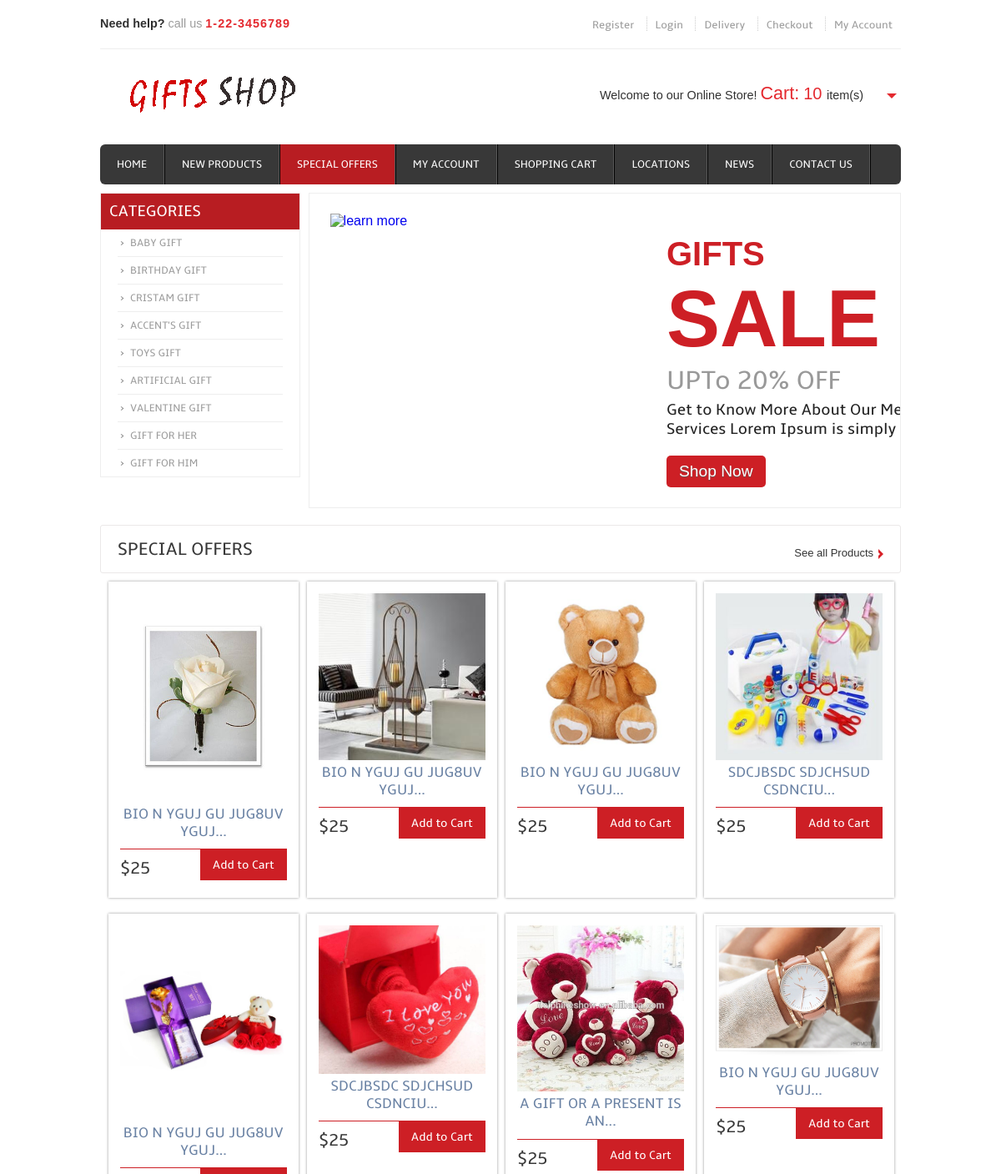
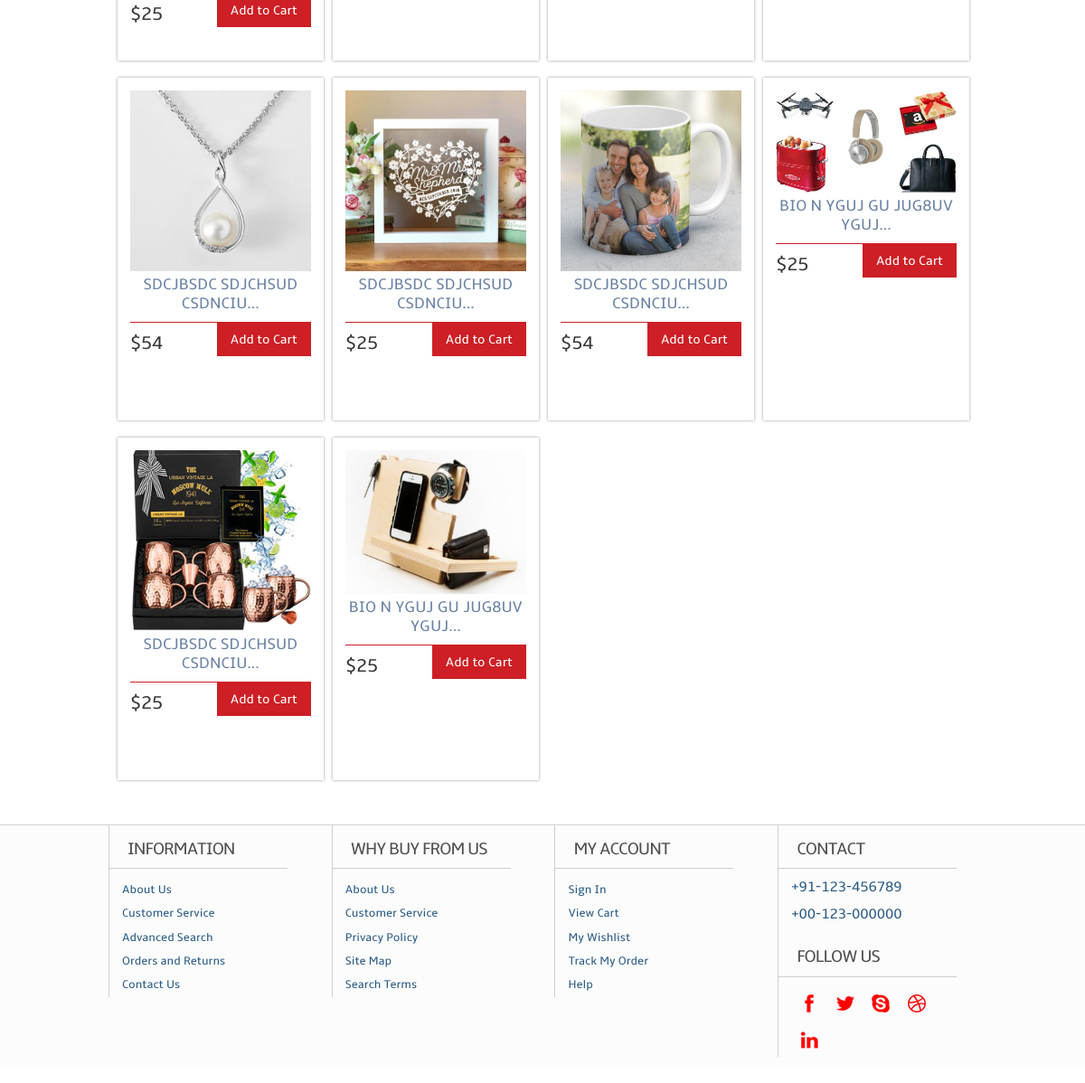
Screenshot of /specialoffer/ with the database file from the repository (2 pictures, top to bottom).
### mycart/models.py (models this page shows)
class Product(models.Model):
	GIFT_CHOICES = [
    ('babygift','BABYGIFT'),
    ('birthdaygift', 'BIRTHDAYGIFT'),
    ('accentsgift','ACCENTSGIFT'),
    ('cristamgift','CRISTAMGIFT'),
    ('toysgift','TOYSGIFT'),
    ('valentinegift','VALENTINEGIFT'),
    ('artificialgift','ARTIFICIALGIFT'),
    ('giftforher','GIFTFORHER'),
    ('giftforhim','GIFTFORHIM'),
]
	product_name = models.CharField(max_length=100,null=True)
	desc = models.CharField(max_length=1000,null=True)
	category = models.CharField(max_length=100, choices=GIFT_CHOICES,default='babygift')
	subcategory = models.CharField(max_length=100,null=True)
	price = models.IntegerField(null=True)
	Image = models.ImageField(upload_to="shop/images",null=True)
	pub_date = models.DateField()
	def __str__(self):
		return self.product_name

### mycart/views.py (the view)
# urls.py: path('specialoffer/', views.specialoffer,name='specialoffer'),
def specialoffer(request):
	car=Cart.objects.all()
	cart=car.count()
	pro=Product.objects.all()
	li=[]
	for i in pro:
		if i.price<100:
			li.append(i)
	print(li)
	return render(request,'specialoffer.html',{'li':cart,'list':li})

### templates/specialoffer.html (shortened to what this page needs)
{% extends 'base.html' %}
{% load static %}
{% block content %}
		<div class="menu">
	     		<ul>
	     			<li><a href="/">Home</a></li>
			    	<li><a href="{% url 'newproducts' %}">New Products</a></li>
			    	<li class="active"><a href="{% url 'specialoffer' %}">Special Offers</a></li>
			    	<li><a href="{% url 'myaccount' %}">My Account</a></li>
			    	<li><a href="{% url 'cartitems' %}">Shopping Cart</a></li>
			    	<li><a href="{% url 'location' %}">Locations</a></li>
			    	<li><a href="{% url 'news' %}">News</a></li>
			    	<li><a href="{% url 'contact' %}">Contact Us</a></li>
     			</ul>
	     </div>
	     </div>
	     	<div class="header_slide">
			<div class="header_bottom_left">
				<div class="categories">
				  <ul>
				  	<h3>Categories</h3>
				       <li><a href="{% url 'babygift' %}">Baby Gift</a></li>
				      <li><a href="{% url 'birthdaygift' %}">Birthday Gift</a></li>
				      <li><a href="{% url 'cristamgift' %}">Cristam Gift</a></li>
				      <li><a href="{% url 'accentsgift' %}">Accent's Gift</a></li>
				      <li><a href="{% url 'toysgift' %}">Toys Gift</a></li>
				       <li><a href="{% url 'artificialgift' %}">Artificial Gift</a></li>
				       <li><a href="{% url 'valentinegift' %}">Valentine Gift</a></li>
				       <li><a href="{% url 'giftforher' %}">Gift For Her</a></li>
				       <li><a href="{% url 'giftforhim' %}">Gift For Him</a></li>
				  </ul>
				</div>
	  	     </div>
					 <div class="header_bottom_right">
					 	 <div class="slider">
							 <div id="slider">
			                    <div id="mover">
			                    	<div id="slide-1" class="slide">
									 <div class="slider-img">
									     <a href="preview.html"><img src="{% static 'images/gift2.png' %}" alt="learn more" /></a>
									  </div>
						             	<div class="slider-text">
		                                 <h1>GIFTS<br><span>SALE</span></h1>
		                                 <h2>UPTo 20% OFF</h2>
									   <div class="features_list">
									   	<h4>Get to Know More About Our Memorable Services Lorem Ipsum is simply dummy text</h4>
							            </div>
							             <a href="preview.html" class="button">Shop Now</a>
					                   </div>
				                  </div>
			                 </div>
		                </div>
		         </div>
		      </div>
		</div>
   </div>
 <div class="main">
    <div class="content">
    	<div class="content_top">
    		<div class="heading">
    		<h3>Special Offers</h3>
    		</div>
    		<div class="see">
    			<p><a href="#">See all Products</a></p>
    		</div>
    	</div>
	      <div class="section group">
	      	{% for i in list %}
				<a href="{% url 'viewproduct' i.id %}">
				<div class="grid_1_of_4 images_1_of_4" style="margin: 1% 0 1% 1%;height: 350px;">
					 <img src="/media/{{i.Image}}" alt="" />
					 <h2>{{i.desc|slice:"0:25"}}...</h2>
					<div class="price-details">
				       <div class="price-number">
							<p><span class="rupees">${{i.price}}</span></p>
					    </div>
					    </a>
					       		<div class="add-cart">
									<h4><a href="{% url 'cart' i.id %}">Add to Cart</a></h4>
							     </div>
					</div>
				</div>
			{% endfor %}
  {% endblock %}

### static/css/style.css (style rules this page uses)
html,body,div,span,applet,object,iframe,h1,h2,h3,h4,h5,h6,p,blockquote,pre,a,abbr,acronym,address,big,cite,code,del,dfn,em,img,ins,kbd,q,s,samp,small,strike,strong,sub,sup,tt,var,b,u,i,dl,dt,dd,ol,nav ul,nav li,fieldset,form,label,legend,table,caption,tbody,tfoot,thead,tr,th,td,article,aside,canvas,details,embed,figure,figcaption,footer,header,hgroup,menu,nav,output,ruby,section,summary,time,mark,audio,video { margin:0;padding:0;border:0;font-size:100%;font:inherit;vertical-align:baseline; }
ol,ul { list-style:none;margin:0;padding:0; }
a { text-decoration:none; }
img { max-width:100%; }
body { font-family: Arial, Helvetica, sans-serif; background: #FFF; }
.menu { float: left; }
.menu li { float:left; }
.menu li a { font-family: 'ambleregular'; font-size:0.823em; text-transform:uppercase; color: #fff; display:block; padding:16px 20px; border-right: 2px ridge #585858; -webkit-transition: all .9s; -moz-transition: all .9s; -o-transition: all .9s; -ms-transition: all .9s; transition: all .9s; }
.menu li a:hover,.menu li.active a { background:#B81D22; }
.menu li:first-child a { border-radius:6px 0 0 6px; -webkit-border-radius:6px 0 0 6px; -moz-border-rfadius:6px 0 0 6px; -o-border-radius:6px 0 0 6px; }
.header_slide { margin-top:10px; }
.header_bottom_left { float:left; width:25%; }
.categories { border:1px solid #EEE; }
.categories h3 { font-size:1.2em; color:#FFF; padding:10px; background:#B81D22; text-transform:uppercase; font-family: 'ambleregular'; }
.categories li a { display:block; font-size:0.8em; padding:8px 15px; color: #9C9C9C; font-family: 'ambleregular'; margin:0 20px; background:url(../images/drop_arrow.png) no-repeat 0; border-bottom: 1px solid #EEE; text-transform:uppercase; }
.categories li:last-child a { border:none; }
.header_bottom_right { float:left; width:74%; padding-left:1%; }
.content { padding: 20px 0; background: #FFF; }
.content h2 { color: #383838; margin-bottom: 0.5em; font-size: 1.5em; line-height: 1.2; font-family: 'ambleregular'; font-weight: normal; margin-top: 0px; text-transform: uppercase; }
.content_top { padding: 15px 20px; border: 1px solid #EBE8E8; border-radius: 3px; }
.heading { float: left; }
.heading h3 { font-family: 'ambleregular'; font-size:22px; color:#383838; text-transform: uppercase; }
.see { float: right; padding-top:8px; }
.see p a { display: inline; font-size: 0.8125em; color: #333; background: url(../images/list-img.png) no-repeat right 3px; padding:0px 12px 0px 0px; }
.grid_1_of_4 { display: block; float: left; box-shadow: 0px 0px 3px rgb(150, 150, 150); -webkit-box-shadow: 0px 0px 3px rgb(150, 150, 150); -moz-box-shadow: 0px 0px 3px rgb(150, 150, 150); -o-box-shadow: 0px 0px 3px rgb(150, 150, 150); }
.images_1_of_4 { width: 20.8%; padding: 1.5%; text-align: center; position: relative; }
.images_1_of_4 img { max-width: 100%; }
.images_1_of_4 h2 { color:#6A82A4; font-family: 'ambleregular'; font-size:1.1em; font-weight: normal; }
.images_1_of_4 p { font-size: 0.8125em; padding: 0.4em 0; color: #333; }
.price-details { margin-top:10px; border-top:1px solid #CD1F25; }
.price-number { float: left; padding-top: 5px; }
.price-details p span.rupees { font-size:1.6em; font-family: 'ambleregular'; color:#383838; }
.add-cart { float:right; display: inline-block; }
.add-cart h4 a { font-size:0.9em; display: block; padding:10px 15px; font-family: 'ambleregular'; background:#CD1F25; color: #FFF; text-decoration: none; outline: 0; -webkit-transition: all 0.5s ease-in-out; -moz-transition: all 0.5s ease-in-out; -o-transition: all 0.5s ease-in-out; transition: all 0.5s ease-in-out; }
.section { clear: both; padding: 0px; margin: 0px; }
.group:before, .group:after { content: ""; display: table; }
.group:after { clear: both; }
.group { zoom: 1; }
.group:before, .group:after { content:""; display:table; }
.group:after { clear:both; }
.group { zoom:1; }

### rows the page displays
Product: Image (picture), desc "BIO N YGUJ GU JUG8UV YGUJ", price "25"
Product: Image (picture), desc "BIO N YGUJ GU JUG8UV YGUJ", price "25"
Product: Image (picture), desc "BIO N YGUJ GU JUG8UV YGUJ", price "25"
Product: Image (picture), desc "SDCJBSDC SDJCHSUD CSDNCIU", price "25"
Product: Image (picture), desc "BIO N YGUJ GU JUG8UV YGUJ", price "25"
Product: Image (picture), desc "SDCJBSDC SDJCHSUD CSDNCIU", price "25"
Product: Image (picture), desc "A GIFT OR A PRESENT IS AN", price "25"
Product: Image (picture), desc "BIO N YGUJ GU JUG8UV YGUJ", price "25"
Product: Image (picture), desc "SDCJBSDC SDJCHSUD CSDNCIU", price "54"
Product: Image (picture), desc "SDCJBSDC SDJCHSUD CSDNCIU", price "25"
Product: Image (picture), desc "SDCJBSDC SDJCHSUD CSDNCIU", price "54"
Product: Image (picture), desc "BIO N YGUJ GU JUG8UV YGUJ", price "25"
Product: Image (picture), desc "SDCJBSDC SDJCHSUD CSDNCIU", price "25"
Product: Image (picture), desc "BIO N YGUJ GU JUG8UV YGUJ", price "25"

### other values shown
{{ li }} "10"
